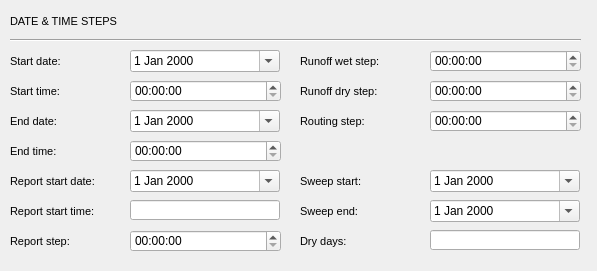
<?xml version="1.0" encoding="UTF-8"?>
<ui version="4.0">
 <class>Dialog</class>
 <widget class="QDialog" name="Dialog">
  <property name="geometry">
   <rect>
    <x>0</x>
    <y>0</y>
    <width>597</width>
    <height>271</height>
   </rect>
  </property>
  <property name="windowTitle">
   <string>Dialog</string>
  </property>
  <widget class="QLabel" name="label_start_time">
   <property name="geometry">
    <rect>
     <x>10</x>
     <y>80</y>
     <width>71</width>
     <height>22</height>
    </rect>
   </property>
   <property name="font">
    <font>
     <pointsize>8</pointsize>
     <italic>false</italic>
    </font>
   </property>
   <property name="frameShape">
    <enum>QFrame::NoFrame</enum>
   </property>
   <property name="frameShadow">
    <enum>QFrame::Plain</enum>
   </property>
   <property name="text">
    <string>Start time:</string>
   </property>
   <property name="textFormat">
    <enum>Qt::AutoText</enum>
   </property>
   <property name="scaledContents">
    <bool>false</bool>
   </property>
   <property name="alignment">
    <set>Qt::AlignLeading|Qt::AlignLeft|Qt::AlignVCenter</set>
   </property>
   <property name="margin">
    <number>3</number>
   </property>
  </widget>
  <widget class="QLabel" name="label_start_date">
   <property name="geometry">
    <rect>
     <x>10</x>
     <y>50</y>
     <width>61</width>
     <height>22</height>
    </rect>
   </property>
   <property name="font">
    <font>
     <pointsize>8</pointsize>
     <italic>false</italic>
    </font>
   </property>
   <property name="frameShape">
    <enum>QFrame::NoFrame</enum>
   </property>
   <property name="frameShadow">
    <enum>QFrame::Plain</enum>
   </property>
   <property name="text">
    <string>Start date:</string>
   </property>
   <property name="textFormat">
    <enum>Qt::AutoText</enum>
   </property>
   <property name="scaledContents">
    <bool>false</bool>
   </property>
   <property name="alignment">
    <set>Qt::AlignLeading|Qt::AlignLeft|Qt::AlignVCenter</set>
   </property>
   <property name="margin">
    <number>3</number>
   </property>
  </widget>
  <widget class="QLabel" name="label_conduit_est_y1_2">
   <property name="geometry">
    <rect>
     <x>10</x>
     <y>10</y>
     <width>111</width>
     <height>22</height>
    </rect>
   </property>
   <property name="font">
    <font>
     <pointsize>8</pointsize>
     <italic>false</italic>
    </font>
   </property>
   <property name="frameShape">
    <enum>QFrame::NoFrame</enum>
   </property>
   <property name="frameShadow">
    <enum>QFrame::Plain</enum>
   </property>
   <property name="text">
    <string>DATE &amp; TIME STEPS</string>
   </property>
   <property name="textFormat">
    <enum>Qt::AutoText</enum>
   </property>
   <property name="scaledContents">
    <bool>false</bool>
   </property>
   <property name="alignment">
    <set>Qt::AlignLeading|Qt::AlignLeft|Qt::AlignVCenter</set>
   </property>
   <property name="margin">
    <number>3</number>
   </property>
  </widget>
  <widget class="Line" name="line">
   <property name="geometry">
    <rect>
     <x>10</x>
     <y>30</y>
     <width>571</width>
     <height>20</height>
    </rect>
   </property>
   <property name="orientation">
    <enum>Qt::Horizontal</enum>
   </property>
  </widget>
  <widget class="QLabel" name="label_end_time">
   <property name="geometry">
    <rect>
     <x>10</x>
     <y>140</y>
     <width>81</width>
     <height>22</height>
    </rect>
   </property>
   <property name="font">
    <font>
     <pointsize>8</pointsize>
     <italic>false</italic>
    </font>
   </property>
   <property name="frameShape">
    <enum>QFrame::NoFrame</enum>
   </property>
   <property name="frameShadow">
    <enum>QFrame::Plain</enum>
   </property>
   <property name="text">
    <string>End time:</string>
   </property>
   <property name="textFormat">
    <enum>Qt::AutoText</enum>
   </property>
   <property name="scaledContents">
    <bool>false</bool>
   </property>
   <property name="alignment">
    <set>Qt::AlignLeading|Qt::AlignLeft|Qt::AlignVCenter</set>
   </property>
   <property name="margin">
    <number>3</number>
   </property>
  </widget>
  <widget class="QLabel" name="label_end_date">
   <property name="geometry">
    <rect>
     <x>10</x>
     <y>110</y>
     <width>81</width>
     <height>22</height>
    </rect>
   </property>
   <property name="font">
    <font>
     <pointsize>8</pointsize>
     <italic>false</italic>
    </font>
   </property>
   <property name="frameShape">
    <enum>QFrame::NoFrame</enum>
   </property>
   <property name="frameShadow">
    <enum>QFrame::Plain</enum>
   </property>
   <property name="text">
    <string>End date:</string>
   </property>
   <property name="textFormat">
    <enum>Qt::AutoText</enum>
   </property>
   <property name="scaledContents">
    <bool>false</bool>
   </property>
   <property name="alignment">
    <set>Qt::AlignLeading|Qt::AlignLeft|Qt::AlignVCenter</set>
   </property>
   <property name="margin">
    <number>3</number>
   </property>
  </widget>
  <widget class="QLabel" name="label_report_start_time">
   <property name="geometry">
    <rect>
     <x>10</x>
     <y>200</y>
     <width>91</width>
     <height>22</height>
    </rect>
   </property>
   <property name="font">
    <font>
     <pointsize>8</pointsize>
     <italic>false</italic>
    </font>
   </property>
   <property name="frameShape">
    <enum>QFrame::NoFrame</enum>
   </property>
   <property name="frameShadow">
    <enum>QFrame::Plain</enum>
   </property>
   <property name="text">
    <string>Report start time:</string>
   </property>
   <property name="textFormat">
    <enum>Qt::AutoText</enum>
   </property>
   <property name="scaledContents">
    <bool>false</bool>
   </property>
   <property name="alignment">
    <set>Qt::AlignLeading|Qt::AlignLeft|Qt::AlignVCenter</set>
   </property>
   <property name="margin">
    <number>3</number>
   </property>
  </widget>
  <widget class="QLabel" name="label_sweep_start">
   <property name="geometry">
    <rect>
     <x>300</x>
     <y>170</y>
     <width>81</width>
     <height>22</height>
    </rect>
   </property>
   <property name="font">
    <font>
     <pointsize>8</pointsize>
     <italic>false</italic>
    </font>
   </property>
   <property name="frameShape">
    <enum>QFrame::NoFrame</enum>
   </property>
   <property name="frameShadow">
    <enum>QFrame::Plain</enum>
   </property>
   <property name="text">
    <string>Sweep start:</string>
   </property>
   <property name="textFormat">
    <enum>Qt::AutoText</enum>
   </property>
   <property name="scaledContents">
    <bool>false</bool>
   </property>
   <property name="alignment">
    <set>Qt::AlignLeading|Qt::AlignLeft|Qt::AlignVCenter</set>
   </property>
   <property name="margin">
    <number>3</number>
   </property>
  </widget>
  <widget class="QLabel" name="label_dry_step">
   <property name="geometry">
    <rect>
     <x>300</x>
     <y>80</y>
     <width>91</width>
     <height>22</height>
    </rect>
   </property>
   <property name="font">
    <font>
     <pointsize>8</pointsize>
     <italic>false</italic>
    </font>
   </property>
   <property name="frameShape">
    <enum>QFrame::NoFrame</enum>
   </property>
   <property name="frameShadow">
    <enum>QFrame::Plain</enum>
   </property>
   <property name="text">
    <string>Runoff dry step:</string>
   </property>
   <property name="textFormat">
    <enum>Qt::AutoText</enum>
   </property>
   <property name="scaledContents">
    <bool>false</bool>
   </property>
   <property name="alignment">
    <set>Qt::AlignLeading|Qt::AlignLeft|Qt::AlignVCenter</set>
   </property>
   <property name="margin">
    <number>3</number>
   </property>
  </widget>
  <widget class="QLabel" name="label_wet_step">
   <property name="geometry">
    <rect>
     <x>300</x>
     <y>50</y>
     <width>111</width>
     <height>22</height>
    </rect>
   </property>
   <property name="font">
    <font>
     <pointsize>8</pointsize>
     <italic>false</italic>
    </font>
   </property>
   <property name="frameShape">
    <enum>QFrame::NoFrame</enum>
   </property>
   <property name="frameShadow">
    <enum>QFrame::Plain</enum>
   </property>
   <property name="text">
    <string>Runoff wet step:</string>
   </property>
   <property name="textFormat">
    <enum>Qt::AutoText</enum>
   </property>
   <property name="scaledContents">
    <bool>false</bool>
   </property>
   <property name="alignment">
    <set>Qt::AlignLeading|Qt::AlignLeft|Qt::AlignVCenter</set>
   </property>
   <property name="margin">
    <number>3</number>
   </property>
  </widget>
  <widget class="QLabel" name="label_sweep_end">
   <property name="geometry">
    <rect>
     <x>300</x>
     <y>200</y>
     <width>81</width>
     <height>22</height>
    </rect>
   </property>
   <property name="font">
    <font>
     <pointsize>8</pointsize>
     <italic>false</italic>
    </font>
   </property>
   <property name="frameShape">
    <enum>QFrame::NoFrame</enum>
   </property>
   <property name="frameShadow">
    <enum>QFrame::Plain</enum>
   </property>
   <property name="text">
    <string>Sweep end:</string>
   </property>
   <property name="textFormat">
    <enum>Qt::AutoText</enum>
   </property>
   <property name="scaledContents">
    <bool>false</bool>
   </property>
   <property name="alignment">
    <set>Qt::AlignLeading|Qt::AlignLeft|Qt::AlignVCenter</set>
   </property>
   <property name="margin">
    <number>3</number>
   </property>
  </widget>
  <widget class="QLabel" name="label_routing_step">
   <property name="geometry">
    <rect>
     <x>300</x>
     <y>110</y>
     <width>111</width>
     <height>22</height>
    </rect>
   </property>
   <property name="font">
    <font>
     <pointsize>8</pointsize>
     <italic>false</italic>
    </font>
   </property>
   <property name="frameShape">
    <enum>QFrame::NoFrame</enum>
   </property>
   <property name="frameShadow">
    <enum>QFrame::Plain</enum>
   </property>
   <property name="text">
    <string>Routing step:</string>
   </property>
   <property name="textFormat">
    <enum>Qt::AutoText</enum>
   </property>
   <property name="scaledContents">
    <bool>false</bool>
   </property>
   <property name="alignment">
    <set>Qt::AlignLeading|Qt::AlignLeft|Qt::AlignVCenter</set>
   </property>
   <property name="margin">
    <number>3</number>
   </property>
  </widget>
  <widget class="QLineEdit" name="report_start_time">
   <property name="geometry">
    <rect>
     <x>130</x>
     <y>200</y>
     <width>150</width>
     <height>20</height>
    </rect>
   </property>
   <property name="font">
    <font>
     <italic>true</italic>
    </font>
   </property>
   <property name="text">
    <string/>
   </property>
  </widget>
  <widget class="QLabel" name="label_report_start_date">
   <property name="geometry">
    <rect>
     <x>10</x>
     <y>170</y>
     <width>101</width>
     <height>22</height>
    </rect>
   </property>
   <property name="font">
    <font>
     <pointsize>8</pointsize>
     <italic>false</italic>
    </font>
   </property>
   <property name="frameShape">
    <enum>QFrame::NoFrame</enum>
   </property>
   <property name="frameShadow">
    <enum>QFrame::Plain</enum>
   </property>
   <property name="text">
    <string>Report start date:</string>
   </property>
   <property name="textFormat">
    <enum>Qt::AutoText</enum>
   </property>
   <property name="scaledContents">
    <bool>false</bool>
   </property>
   <property name="alignment">
    <set>Qt::AlignLeading|Qt::AlignLeft|Qt::AlignVCenter</set>
   </property>
   <property name="margin">
    <number>3</number>
   </property>
  </widget>
  <widget class="QLabel" name="label_report_step">
   <property name="geometry">
    <rect>
     <x>10</x>
     <y>230</y>
     <width>101</width>
     <height>22</height>
    </rect>
   </property>
   <property name="font">
    <font>
     <pointsize>8</pointsize>
     <italic>false</italic>
    </font>
   </property>
   <property name="frameShape">
    <enum>QFrame::NoFrame</enum>
   </property>
   <property name="frameShadow">
    <enum>QFrame::Plain</enum>
   </property>
   <property name="text">
    <string>Report step:</string>
   </property>
   <property name="textFormat">
    <enum>Qt::AutoText</enum>
   </property>
   <property name="scaledContents">
    <bool>false</bool>
   </property>
   <property name="alignment">
    <set>Qt::AlignLeading|Qt::AlignLeft|Qt::AlignVCenter</set>
   </property>
   <property name="margin">
    <number>3</number>
   </property>
  </widget>
  <widget class="QDateEdit" name="start_date">
   <property name="geometry">
    <rect>
     <x>130</x>
     <y>50</y>
     <width>150</width>
     <height>22</height>
    </rect>
   </property>
   <property name="calendarPopup">
    <bool>true</bool>
   </property>
  </widget>
  <widget class="QLabel" name="label_dry_days">
   <property name="geometry">
    <rect>
     <x>300</x>
     <y>230</y>
     <width>81</width>
     <height>22</height>
    </rect>
   </property>
   <property name="font">
    <font>
     <pointsize>8</pointsize>
     <italic>false</italic>
    </font>
   </property>
   <property name="frameShape">
    <enum>QFrame::NoFrame</enum>
   </property>
   <property name="frameShadow">
    <enum>QFrame::Plain</enum>
   </property>
   <property name="text">
    <string>Dry days:</string>
   </property>
   <property name="textFormat">
    <enum>Qt::AutoText</enum>
   </property>
   <property name="scaledContents">
    <bool>false</bool>
   </property>
   <property name="alignment">
    <set>Qt::AlignLeading|Qt::AlignLeft|Qt::AlignVCenter</set>
   </property>
   <property name="margin">
    <number>3</number>
   </property>
  </widget>
  <widget class="QTimeEdit" name="report_step">
   <property name="geometry">
    <rect>
     <x>130</x>
     <y>230</y>
     <width>151</width>
     <height>22</height>
    </rect>
   </property>
  </widget>
  <widget class="QTimeEdit" name="start_time">
   <property name="geometry">
    <rect>
     <x>130</x>
     <y>80</y>
     <width>151</width>
     <height>22</height>
    </rect>
   </property>
  </widget>
  <widget class="QDateEdit" name="end_date">
   <property name="geometry">
    <rect>
     <x>130</x>
     <y>110</y>
     <width>150</width>
     <height>22</height>
    </rect>
   </property>
   <property name="calendarPopup">
    <bool>true</bool>
   </property>
  </widget>
  <widget class="QTimeEdit" name="end_time">
   <property name="geometry">
    <rect>
     <x>130</x>
     <y>140</y>
     <width>151</width>
     <height>22</height>
    </rect>
   </property>
  </widget>
  <widget class="QDateEdit" name="report_start_date">
   <property name="geometry">
    <rect>
     <x>130</x>
     <y>170</y>
     <width>150</width>
     <height>22</height>
    </rect>
   </property>
   <property name="calendarPopup">
    <bool>true</bool>
   </property>
  </widget>
  <widget class="QTimeEdit" name="wet_step">
   <property name="geometry">
    <rect>
     <x>430</x>
     <y>50</y>
     <width>151</width>
     <height>22</height>
    </rect>
   </property>
  </widget>
  <widget class="QTimeEdit" name="dry_step">
   <property name="geometry">
    <rect>
     <x>430</x>
     <y>80</y>
     <width>151</width>
     <height>22</height>
    </rect>
   </property>
  </widget>
  <widget class="QTimeEdit" name="routing_step">
   <property name="geometry">
    <rect>
     <x>430</x>
     <y>110</y>
     <width>151</width>
     <height>22</height>
    </rect>
   </property>
  </widget>
  <widget class="QLineEdit" name="dry_days">
   <property name="geometry">
    <rect>
     <x>430</x>
     <y>230</y>
     <width>150</width>
     <height>20</height>
    </rect>
   </property>
   <property name="font">
    <font>
     <italic>true</italic>
    </font>
   </property>
   <property name="text">
    <string/>
   </property>
  </widget>
  <widget class="QDateEdit" name="sweep_start">
   <property name="geometry">
    <rect>
     <x>430</x>
     <y>170</y>
     <width>150</width>
     <height>22</height>
    </rect>
   </property>
   <property name="calendarPopup">
    <bool>true</bool>
   </property>
  </widget>
  <widget class="QDateEdit" name="sweep_end">
   <property name="geometry">
    <rect>
     <x>430</x>
     <y>200</y>
     <width>150</width>
     <height>22</height>
    </rect>
   </property>
   <property name="calendarPopup">
    <bool>true</bool>
   </property>
  </widget>
 </widget>
 <tabstops>
  <tabstop>start_date</tabstop>
  <tabstop>start_time</tabstop>
  <tabstop>end_date</tabstop>
  <tabstop>end_time</tabstop>
  <tabstop>report_start_date</tabstop>
  <tabstop>report_start_time</tabstop>
  <tabstop>report_step</tabstop>
  <tabstop>wet_step</tabstop>
  <tabstop>dry_step</tabstop>
  <tabstop>routing_step</tabstop>
  <tabstop>sweep_start</tabstop>
  <tabstop>sweep_end</tabstop>
  <tabstop>dry_days</tabstop>
 </tabstops>
 <resources/>
 <connections/>
</ui>
